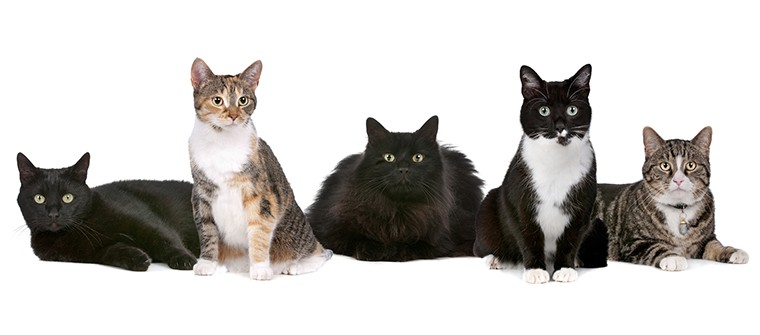
#> input picture Dog Detection/group_img.jpg, 760 x 335 px, found by its file name
$ python main.py
#> lines starting #> are read from the running program, lines starting #| are printed output that depends on the picture; after the words box and inside, x2 and y2 are one past the last pixel; in counts of white or black regions, pixels touching at a corner belong together


import cv2
from random import randrange
path_image = "C:\\Users\\dck\\Desktop\\Python AI Projects\\Dog Detection\\group_img.jpg"
data = cv2.CascadeClassifier("cat.xml")
img = cv2.imread(path_image)
#> img is the input picture: shape (335, 760, 3); mean B, G, R 195.6, 198.2, 200.6
grayscale_img = cv2.cvtColor(img , cv2.COLOR_BGR2GRAY)
cordintes_img = data.detectMultiScale(img)
#> cordintes_img = [[651, 147, 54, 54], [201, 76, 58, 58], [423, 170, 48, 48], [22, 172, 62, 62], [251, 188, 46, 46], [370, 131, 64, 64], [526, 86, 64, 64], [447, 106, 212, 212]]
for (x,y,w,h) in cordintes_img:
    cv2.rectangle(img, (x, y), (x + w, y + h), (randrange(256), randrange(256), randrange(256)), 2)
#> this loop made 8 passes
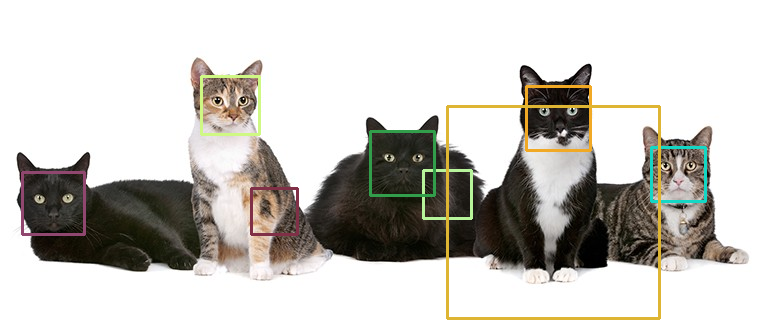
#> img: shape (335, 760, 3); 2.82% of pixels changed, all inside (x1, y1, x2, y2) = (21, 75, 707, 320)
cv2.imshow("Dog Image Classifier",img)
cv2.waitKey()
